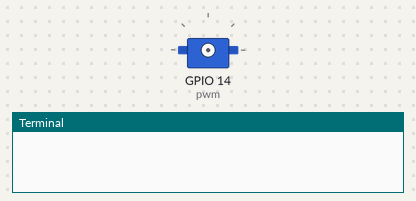
This program was run on a simulated Raspberry Pi (BCM pin numbers). Parts: servo, the last lines printed to the terminal. Servo angles are drawn from the pulse width (0.5 ms = 0°, 2.5 ms = 180°).

Above: at 0.1 s.
At 8.1 s:
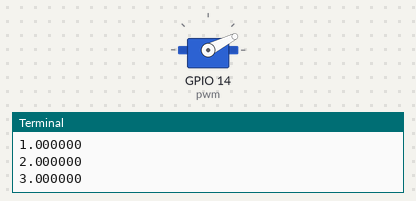
At 12.1 s:
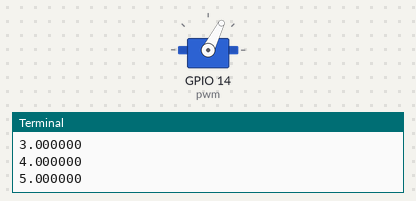
At 26.1 s:
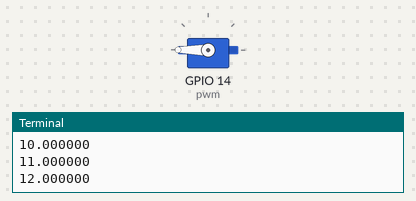
Timing chart, 0 to 27.6 s (numbered marks = the images above):
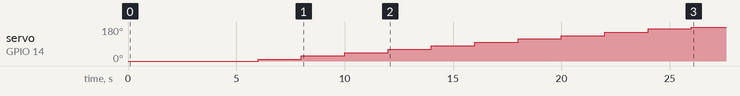

The program:

continuous_servo.py
```python
'''
Testing Duty Cycles in continuous rotation servo in for loop.
At 50Hz 1 is fastest forward, 18 flipping point and 98 fastest backwards
'''
import RPi.GPIO as GPIO
import time
import os

# Part 1: testing  Duty cycles 0-100 and observe rotation speed and direction

GPIO.setmode(GPIO.BCM)
GPIO.setup(14, GPIO.OUT)
pwm = GPIO.PWM(14, 50)

pwm.start(0)

try:
    while True:
        for p in range(30):
            pwm.ChangeDutyCycle(p)
            time.sleep(2)
            print("%f " %p)

except KeyboardInterrupt:
    pwm.stop()
    GPIO.cleanup()


# Part 2: Testing Duty Cycles observed in experiment above

GPIO.setmode(GPIO.BCM)
GPIO.setup(14, GPIO.OUT)
pwm = GPIO.PWM(14, 50)

pwm.start(0)
pwm.ChangeDutyCycle(1) # fastest forward
time.sleep(3)

pwm.ChangeDutyCycle(18) # flipping point
time.sleep(3)

pwm.ChangeDutyCycle(98) # fastest backwards
time.sleep(3)

pwm.ChangeDutyCycle(0) # stop
time.sleep(3)

pwm.ChangeDutyCycle(100) # stop
time.sleep(3)

pwm.stop()
GPIO.cleanup()

# Part 3: Testing sleep times given rotation speed

GPIO.setmode(GPIO.BCM)
GPIO.setup(14, GPIO.OUT)
pwm = GPIO.PWM(14, 50)

pwm.start(0)

# forward speed: 1 full cycle in 3/4 seconds
pwm.ChangeDutyCycle(1) # fastest forward
time.sleep(0.85)
pwm.ChangeDutyCycle(0) # stop


# backward speed: 1 full cycle in 6/4 second
pwm.ChangeDutyCycle(98) # fastest backwards
time.sleep(1.5)
pwm.ChangeDutyCycle(0) # stop


pwm.stop()
GPIO.cleanup()

# Part 4: Testing rotatio to forward translation

# Gearwheel: 28 notches
# linear actuator: 28 notches = 9cm
# 1 full cycle moves 9cm forward

GPIO.setmode(GPIO.BCM)
GPIO.setup(14, GPIO.OUT)


try:
    while True:
        pwm = GPIO.PWM(14, 50)
        pwm.start(1) # fastest forward
        time.sleep(0.85)
        pwm.stop()
        time.sleep(3)

        pwm = GPIO.PWM(14, 50)
        pwm.start(98) # fastest backwards
        time.sleep(1.5)
        pwm.stop()
        time.sleep(3)

except KeyboardInterrupt:
    pwm.stop()
    GPIO.cleanup()

########
# ERROR so far: after setting DutyCycle(0) backwards is not working appropriately.
# in  an atempt to avoid DC(0) and using pw.stop() and re-create and start did not
# work either. Trying to export servo movement to separate file as recommended in online commenst


os.system("/home/hidalggc/Documents/RPi4Toolbox-main/archive/untitled0.py")


    
```

Measured:
- by itself, servo on GPIO 14 (pwm): moves from 0° to 180° over 20.0 s
